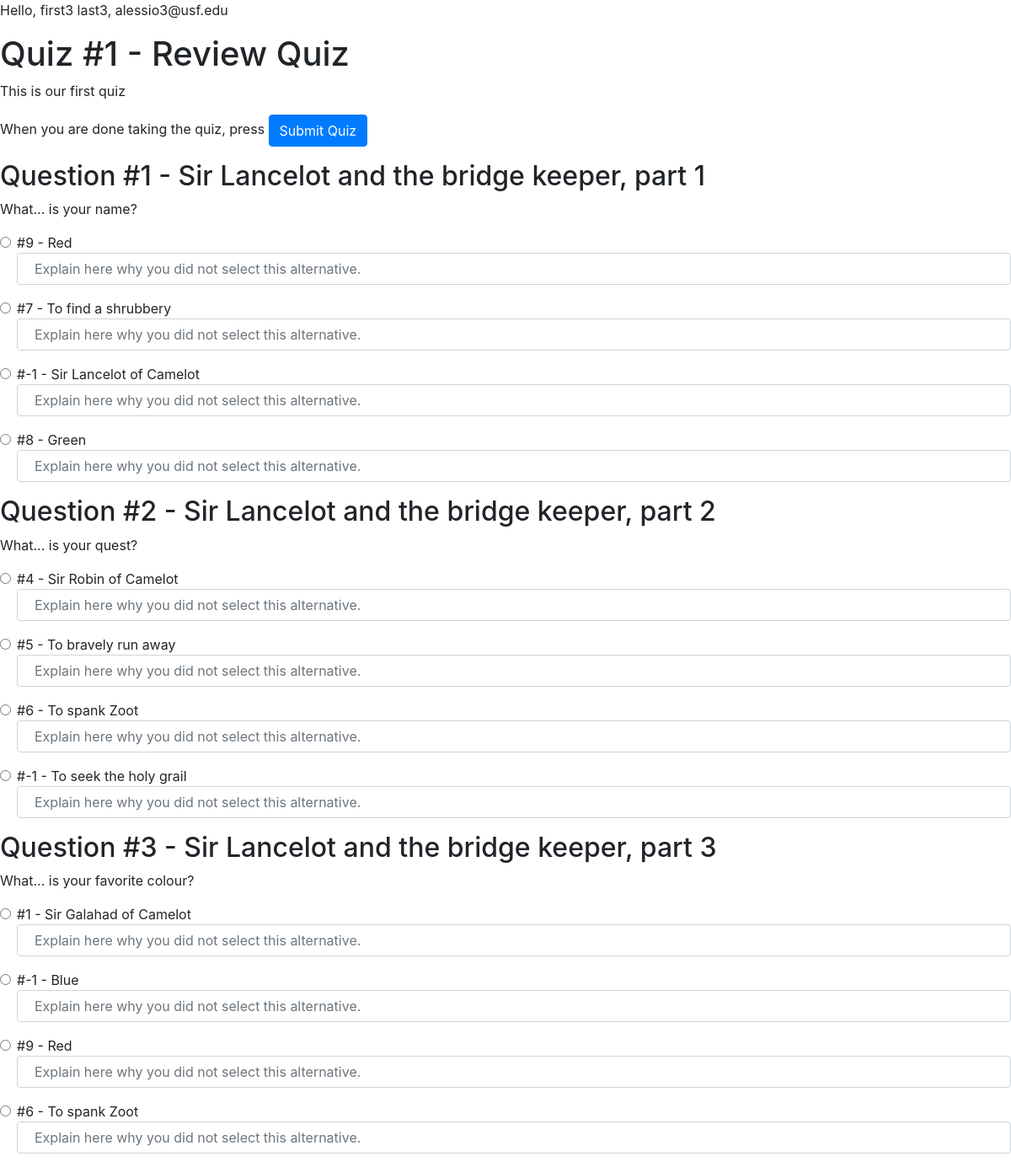
/student/1 (signed in), run on the app's committed database.
### evopie/models.py (models this page shows, shortened)
class User(UserMixin, DB.Model):
    id = DB.Column(DB.Integer, primary_key=True)
    email = DB.Column(DB.String)
    first_name = DB.Column(DB.String)
    last_name = DB.Column(DB.String)
    password = DB.Column(DB.String)
    role = DB.Column(DB.String)
    quizzes = DB.relationship('Quiz', backref='author', lazy=True)
    quiz_attempts = DB.relationship('QuizAttempt', backref='student', lazy=True)
    def is_student(self):
        return self.role == "STUDENT"

class Quiz(DB.Model):
    id = DB.Column(DB.Integer, primary_key=True)
    author_id = DB.Column(DB.Integer, DB.ForeignKey('user.id'))
    quiz_questions = DB.relationship('QuizQuestion', secondary=relation_questions_vs_quizzes, lazy='subquery',
       backref=DB.backref('quizzes', lazy=True))
    quiz_attempts = DB.relationship('QuizAttempt', backref='quiz', lazy=True)
    title = DB.Column(DB.String)
    description = DB.Column(DB.String)
    author_tags = DB.Column(DB.String)

class Question(DB.Model):
    id = DB.Column(DB.Integer, primary_key=True)
    title = DB.Column(DB.String, nullable=False)
    stem = DB.Column(DB.String, nullable=False)
    answer = DB.Column(DB.String, nullable=False)
    distractors = DB.relationship('Distractor', backref='question', lazy=True)
    quiz_questions = DB.relationship('QuizQuestion', backref='question', lazy=True)

class Distractor(DB.Model):
    id = DB.Column(DB.Integer, primary_key=True)
    answer = DB.Column(DB.String, nullable=False)
    question_id = DB.Column(None, DB.ForeignKey('question.id'))

### evopie/routes_mcq.py (the view)
@mcq.route('/student/<int:qid>', methods=['GET'])
@login_required
def get_student(qid):
    if not current_user.is_student():
        response = ('You are not allowed to take this quiz', 403, {"Content-Type": "application/json"})
        return make_response(response)
    q = models.Quiz.query.get_or_404(qid)
    u = models.User.query.get_or_404(current_user.id)
    a = models.QuizAttempt.query.filter_by(student_id=current_user.id).filter_by(quiz_id=qid).all()
    if a:
        step = 2
    else:
        step = 1
    quiz_questions = [question.dump_as_dict() for question in q.quiz_questions]
    return render_template('student.html', step=step, quiz=q, questions=quiz_questions, student=u, attempt=a)

### evopie/__init__.py (called while the page is built)
@login_manager.user_loader
def load_user(user_id):
    return User.query.get(int(user_id))

### evopie/models.py (called while the page is built)
    def dump_as_dict(self):
        result = {  "id" : self.id,
                    "title": self.question.title,
                    "stem": self.question.stem,
                    "answer": self.question.answer,
                    "alternatives": [] }
        tmp1 = [] # list of distractors IDs, -1 for right answer
        tmp2 = [] # list of alternatives, including the right answer
        tmp1.append(-1)
        tmp2.append(self.question.answer)
        for d in self.distractors:
            tmp1.append(d.id)
            tmp2.append(d.answer)
        result['alternatives'] = list(zip(tmp1,tmp2))
        shuffle(result['alternatives'])
        return result

### evopie/templates/student.html (shortened to what this page needs)
{% extends 'base.html' %}
{% block content %}
<p>
    Hello, {{student.first_name}} {{student.last_name}}, {{student.email}}
</p>
<h1>Quiz #{{quiz.id}} - {{quiz.title}}</h1>
<p>
    {{quiz.description}}
</p>
    <p>
        When you are done taking the quiz, press <button class="btn btn-primary" onClick="submitQuiz()">Submit Quiz</button>
    </p>
    {% for q in questions %}
        <h2>
            Question #{{q.id}} - {{q.title}}
        </h2>
        <p>
            {{q.stem}}
        </p>
        {% for id,alt in q.alternatives %}
            <div class="form-group">
                <div id="alternative_{{q.id}}_{{id}}"
                    class="form-check">
                    <input type="radio"
                        name="question_{{q.id}}"
                        id="alternative_{{q.id}}_{{id}}_check" value="alternative_{{q.id}}_{{id}}_check"
                        class="form-check-input"></input>
                    <label for="alternative_{{q.id}}_{{id}}_check"
                        class="form-check-label">#{{id}} - {{alt}}</label>
                    <input type="text"
                        id="alternative_{{q.id}}_{{id}}_justify" name="alternative_{{q.id}}_{{id}}_justify"
                        class="form-control reveal-if-not-selected"
                        placeholder="Explain here why you did not select this alternative."></input>
                </div>
            </div>
        {% endfor %}
    {% endfor %}
{% endblock %}

### evopie/templates/base.html (style rules this page uses)
.reveal-if-not-selected { opacity: 1; max-height: 100px; overflow: visible; padding: 10px 20px; }

### data on the page
User: first_name "first3", last_name "last3", email "alessio3@usf.edu"
Quiz: id "1", title "Review Quiz", description "This is our first quiz"
Question: id "1", title "Sir Lancelot and the bridge keeper, part 1", stem "What... is your name?", id "-1", answer "Sir Lancelot of Camelot"
Distractor: id "9", answer "Red"
Distractor: id "7", answer "To find a shrubbery"
Distractor: id "8", answer "Green"
Question: id "2", title "Sir Lancelot and the bridge keeper, part 2", stem "What... is your quest?", id "-1", answer "To seek the holy grail"
Distractor: id "4", answer "Sir Robin of Camelot"
Distractor: id "5", answer "To bravely run away"
Distractor: id "6", answer "To spank Zoot"
Question: id "3", title "Sir Lancelot and the bridge keeper, part 3", stem "What... is your favorite colour?", id "-1", answer "Blue"
Distractor: id "1", answer "Sir Galahad of Camelot"
